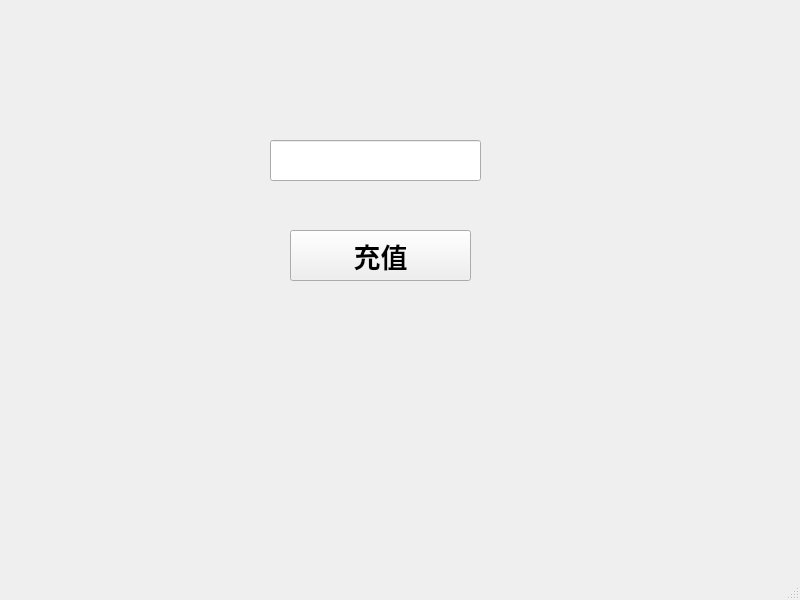
<?xml version="1.0" encoding="UTF-8"?>
<ui version="4.0">
 <class>RechargeWindow</class>
 <widget class="QMainWindow" name="RechargeWindow">
  <property name="geometry">
   <rect>
    <x>0</x>
    <y>0</y>
    <width>800</width>
    <height>600</height>
   </rect>
  </property>
  <property name="windowTitle">
   <string>MainWindow</string>
  </property>
  <widget class="QWidget" name="centralwidget">
   <widget class="QLineEdit" name="moneyLineEdit">
    <property name="geometry">
     <rect>
      <x>270</x>
      <y>140</y>
      <width>211</width>
      <height>41</height>
     </rect>
    </property>
    <property name="font">
     <font>
      <family>微软雅黑</family>
      <pointsize>20</pointsize>
      <weight>75</weight>
      <bold>true</bold>
     </font>
    </property>
   </widget>
   <widget class="QPushButton" name="rechargeButton">
    <property name="geometry">
     <rect>
      <x>290</x>
      <y>230</y>
      <width>181</width>
      <height>51</height>
     </rect>
    </property>
    <property name="font">
     <font>
      <family>微软雅黑</family>
      <pointsize>20</pointsize>
      <weight>75</weight>
      <bold>true</bold>
     </font>
    </property>
    <property name="text">
     <string>充值</string>
    </property>
   </widget>
  </widget>
  <widget class="QMenuBar" name="menubar">
   <property name="geometry">
    <rect>
     <x>0</x>
     <y>0</y>
     <width>800</width>
     <height>23</height>
    </rect>
   </property>
  </widget>
  <widget class="QStatusBar" name="statusbar"/>
 </widget>
 <resources/>
 <connections/>
</ui>
